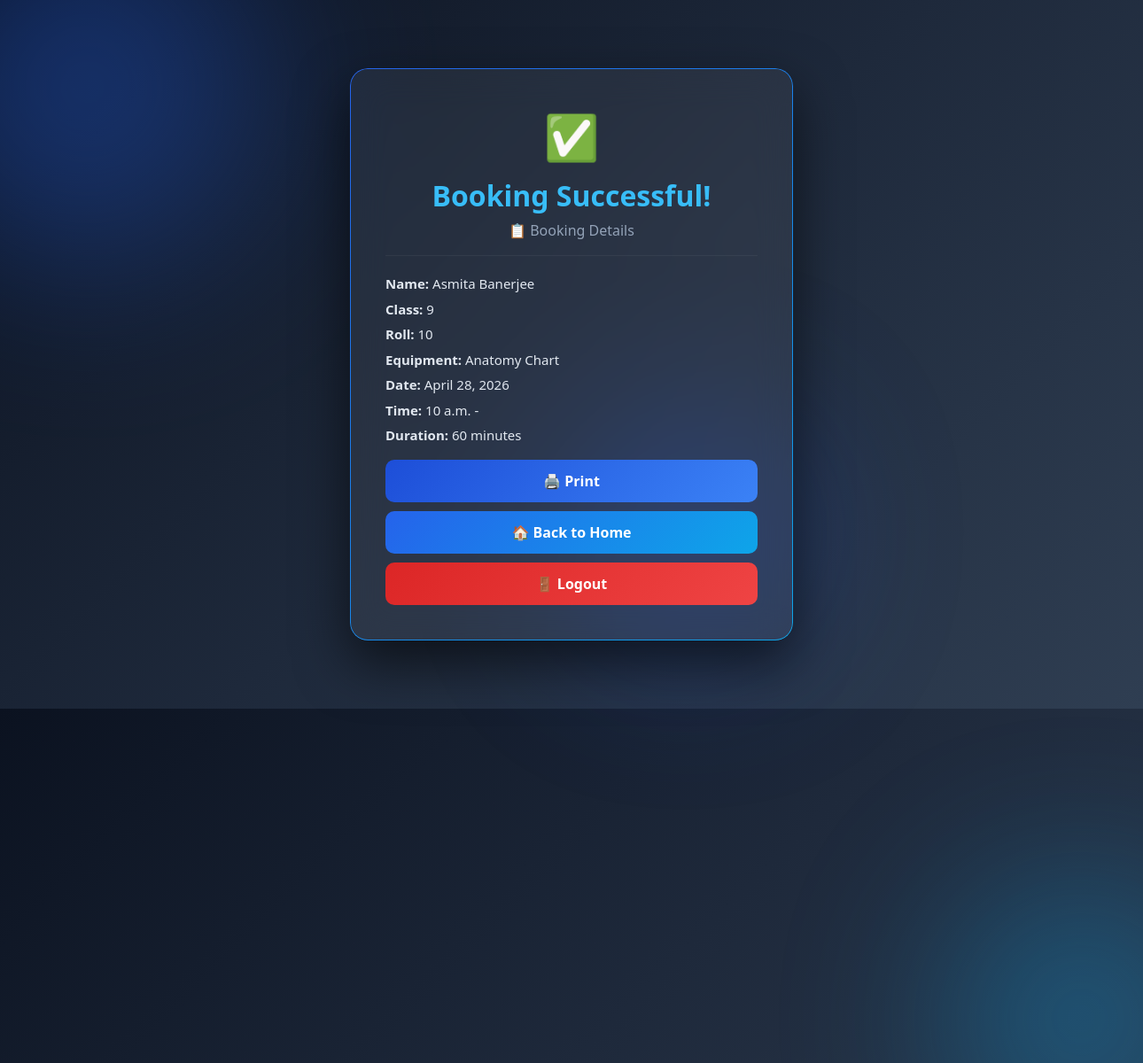
/success/, run on the app's committed database.
### booking/models.py (models this page shows, shortened)
class EquipmentBooking(models.Model):
    STATUS_CHOICES = [
        ('Pending', 'Pending'),
        ('Approved', 'Approved'),
        ('Rejected', 'Rejected'),
        ('Returned', 'Returned')
    ]
    equipment = models.ForeignKey(Equipment, on_delete=models.CASCADE)
    name = models.CharField(max_length=100)
    student_class = models.CharField(max_length=50)
    roll = models.CharField(max_length=50)
    booking_date = models.DateField()
    booking_time = models.TimeField()
    duration_display = models.CharField(max_length=50)
    quantity = models.IntegerField(default=1)
    purpose = models.TextField()
    status = models.CharField(max_length=20, choices=STATUS_CHOICES, default='Pending')

class Equipment(models.Model):
    CATEGORY_CHOICES = [
        ('physics', 'Physics'),
        ('chemistry', 'Chemistry'),
        ('biology', 'Biology'),
        ('computer', 'Computer'),
        ('geography', 'Geography'),
    ]
    name = models.CharField(max_length=100)
    category = models.CharField(max_length=20, choices=CATEGORY_CHOICES)
    available = models.IntegerField(default=0)
    free_time = models.CharField(max_length=100, blank=True, null=True)

### booking/views.py (the view)
# urls.py: path('success/', views.success, name='success'),
def success(request):
    booking = EquipmentBooking.objects.last()
    return render(request, 'success.html', {'booking': booking})

### booking/templates/success.html (shortened to what this page needs)
<!DOCTYPE html>
<html>
<head>
    <link href="https://cdn.jsdelivr.net/npm/bootstrap@5.3.0/dist/css/bootstrap.min.css" rel="stylesheet">
</head>
<body>
<div class="blob blob1"></div>
<div class="blob blob2"></div>
<div class="blob blob3"></div>
<div class="success-card">
    <div class="success-icon">✅</div>
    <h2 class="title">Booking Successful!</h2>
    <p class="text-muted">📋 Booking Details</p>
    <hr>
    <div class="details">
        <p><b>Name:</b> {{ booking.name }}</p>
        <p><b>Class:</b> {{ booking.student_class }}</p>
        <p><b>Roll:</b> {{ booking.roll }}</p>
        <p><b>Equipment:</b> {{ booking.equipment.name }}</p>
        <p><b>Date:</b> {{ booking.booking_date }}</p>
        <p><b>Time:</b> {{ booking.booking_time }} - {{ booking.end_time }}</p>
        <p><b>Duration:</b> {{ booking.duration_display }}</p>
    </div>
    <button onclick="window.print()" class="btn btn-print btn-custom w-100 no-print">
        🖨️ Print
    </button>
    <a href="{% url 'home' %}" class="btn btn-home btn-custom w-100 no-print">
        🏠 Back to Home
    </a>
    <a href="{% url 'logout' %}" class="btn btn-logout btn-custom w-100 no-print">
        🚪 Logout
    </a>
</div>
</body>
</html>

### booking/templates/success.html (style rules this page uses)
body { margin: 0; min-height: 100vh; display: flex; align-items: center; justify-content: center; font-family: 'Segoe UI', sans-serif; background: linear-gradient(135deg, #0b1220, #1e293b, #2f3e52); overflow: hidden; }
.blob { position: absolute; border-radius: 50%; filter: blur(100px); opacity: 0.35; animation: float 12s infinite ease-in-out; }
.blob1 { width:400px;height:400px;background:#2563eb;top:-100px;left:-100px; }
.blob2 { width:300px;height:300px;background:#0ea5e9;bottom:-100px;right:-80px;animation-delay:3s; }
.blob3 { width:250px;height:250px;background:#1d4ed8;top:50%;left:60%;transform:translate(-50%,-50%);animation-delay:6s; }
.success-card { background: rgba(255,255,255,0.06); backdrop-filter: blur(20px); border-radius: 20px; padding: 40px; width: 100%; max-width: 500px; box-shadow: 0 25px 60px rgba(0,0,0,0.6); text-align: center; color: #e2e8f0; position: relative; z-index: 2; animation: fadeIn 0.6s ease-in-out; }
.success-card::before { content: ""; position: absolute; inset: 0; border-radius: 20px; padding: 1px; background: linear-gradient(135deg, #2563eb, #0ea5e9); pointer-events: none; -webkit-mask: linear-gradient(#000 0 0) content-box, linear-gradient(#000 0 0); -webkit-mask-composite: xor; mask-composite: exclude; }
.success-icon { font-size: 50px; color: #38bdf8; }
.title { font-weight: bold; margin-top: 10px; color: #38bdf8; }
.details { text-align: left; margin-top: 20px; }
.details p { margin: 6px 0; font-size: 15px; }
hr { border-color: rgba(255,255,255,0.2); }
.btn-custom { margin-top: 10px; padding: 12px; border-radius: 10px; font-weight: bold; transition: 0.3s; border: none; }
.btn-home { background: linear-gradient(135deg, #2563eb, #0ea5e9); color: white; }
.btn-print { background: linear-gradient(135deg, #1d4ed8, #3b82f6); color: white; }
.btn-logout { background: linear-gradient(135deg, #dc2626, #ef4444); color: white; }
.text-muted { color: #94a3b8 !important; }

### data on the page
EquipmentBooking: name "Asmita Banerjee", student_class "9", roll "10", equipment.name "Anatomy Chart", booking_date "April 28, 2026", booking_time "10 a.m.", duration_display "60 minutes"
